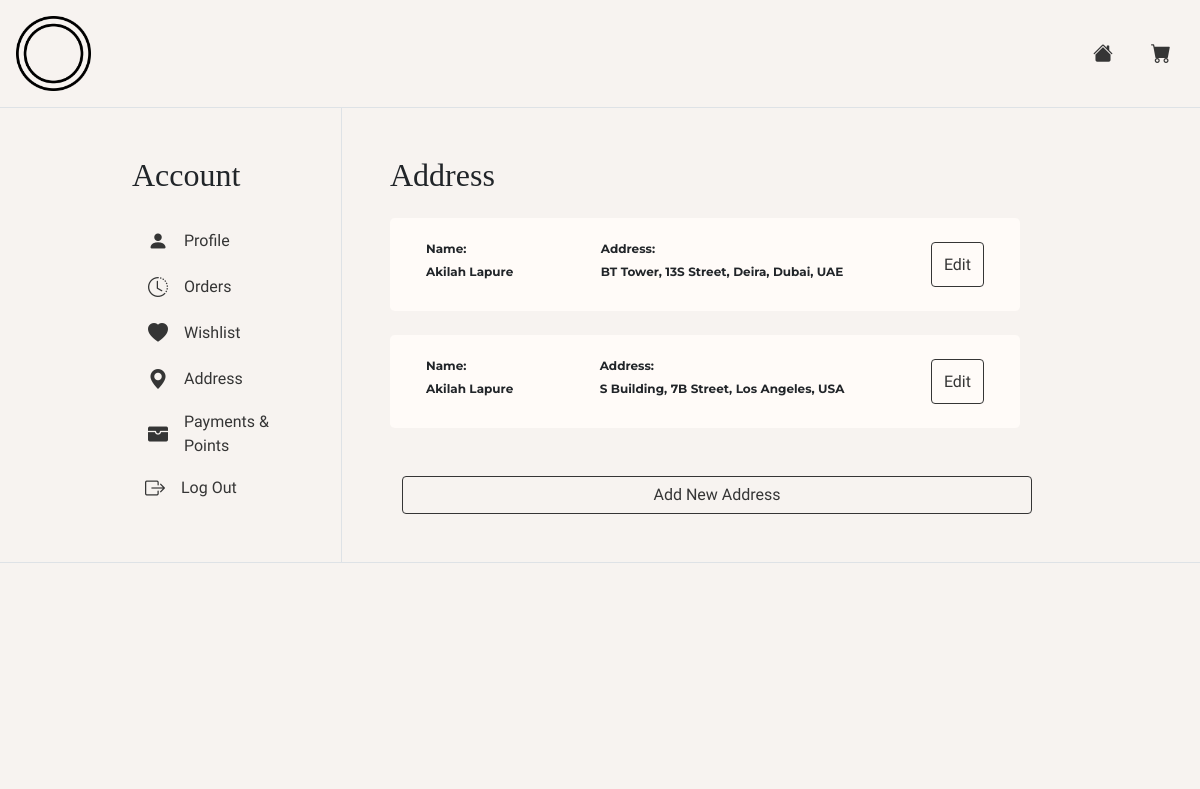
The app's page /sub_pages/account/account-address.php (signed in), older data.
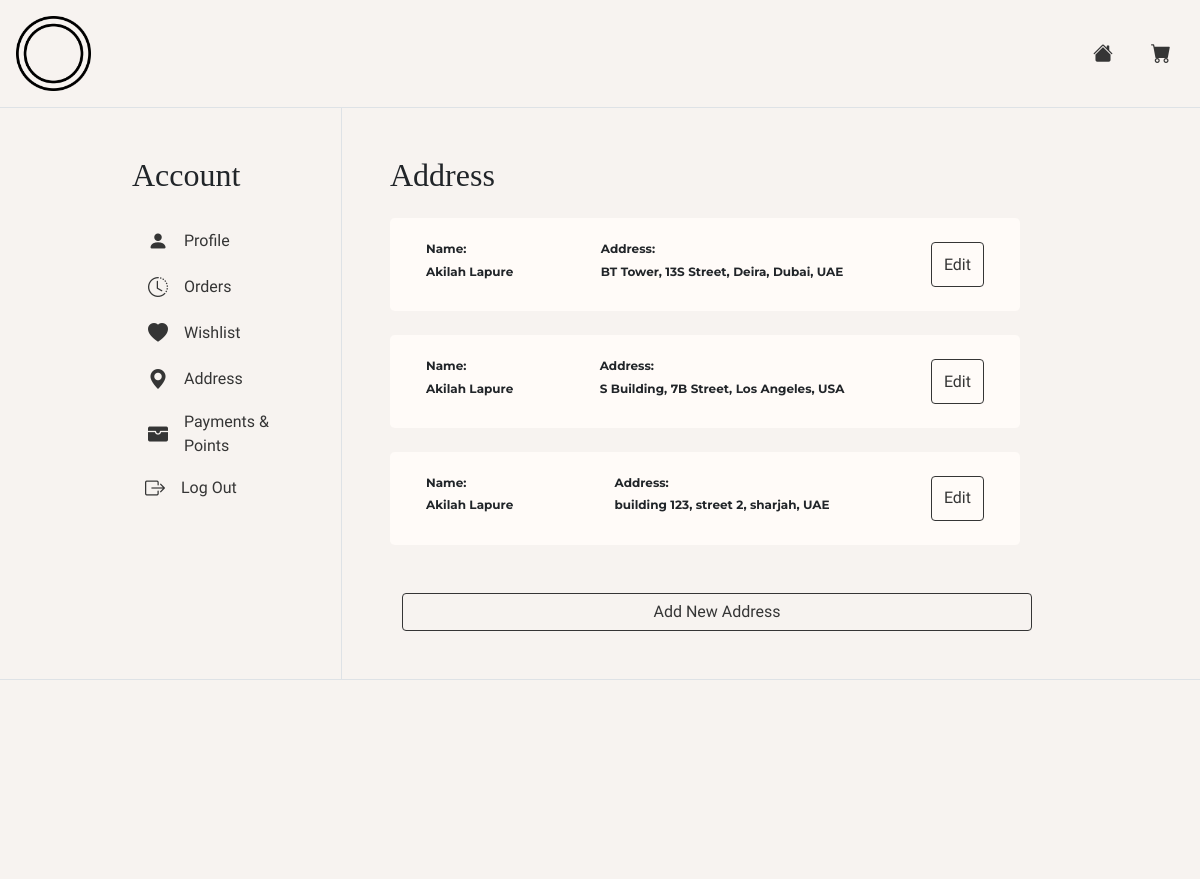
The same page, newer data.
### tables this page shows
CREATE TABLE IF NOT EXISTS `addresses` (
  `id` int(11) NOT NULL AUTO_INCREMENT,
  `user_id` int(11) NOT NULL,
  `building` varchar(100) NOT NULL,
  `street` varchar(100) NOT NULL,
  `city` varchar(100) NOT NULL,
  `country` varchar(100) NOT NULL,
  PRIMARY KEY (`id`),
  KEY `user_address_fk` (`user_id`)
);

CREATE TABLE IF NOT EXISTS `users` (
  `id` int(11) NOT NULL AUTO_INCREMENT,
  `username` varchar(100) NOT NULL,
  `encrypted_pass` varchar(100) NOT NULL,
  `first_name` varchar(25) NOT NULL,
  `last_name` varchar(25) NOT NULL,
  `gender` varchar(100) NOT NULL,
  `age_range` varchar(100) NOT NULL,
  `email` varchar(50) NOT NULL,
  `skin_type` varchar(50) NOT NULL,
  `skin_concern` varchar(50) NOT NULL,
  `points` int(11) NOT NULL,
  `num_wishlist` int(11) NOT NULL,
  `registered_on` date NOT NULL,
  `profile_img` varchar(255) NOT NULL,
  PRIMARY KEY (`id`)
);

### includes/classes/User.php (the view, shortened to what this page needs)
<?php
    class User {
        private $user;
        private $connect;
        public function __construct($connect, $user){
            $this->connect = $connect;
            $userDetailsQuery = mysqli_query($connect, "SELECT * FROM users WHERE id='$user'");
            $this->user = mysqli_fetch_array($userDetailsQuery);
        }
        public function getFullName(){
            $fullname = $this->user['first_name'] ." ". $this->user['last_name'];
            return $fullname;
        }
        public function loadAddressList(){
            $addressString = "";
            $user = $this->user["id"];
            $query = mysqli_query($this->connect, "SELECT * FROM addresses WHERE user_id='$user'");
            while($addressData = mysqli_fetch_array($query)){
                $building = $addressData['building'];
                $street = $addressData['street'];
                $city = $addressData['city'];
                $country = $addressData['country'];
                $fullname = $this->getFullName();
                $addressString .= "
                <div class='row d-flex mb-4 p-4 rounded-3' style='background-color: #FFFBF8;'>
                    <div class='d-flex flex-row justify-content-between'>
                        <div>
                            <h5 class='fs-7 fw-bold'>Name:</h5>
                            <h5 class='fs-7 fw-bold'>$fullname</h5>
                        </div>
                        <div>
                            <h5 class='fs-7 fw-bold'>Address:</h5>
                            <h5 class='fs-7 fw-bold'>$building, $street, $city, $country</h5>
                        </div>
                        <button class='btn btn-outline-dark'><p class='m-0 p-0'>Edit</p></button>
                    </div>
                </div>";
            }
            echo $addressString;
        }
    }
?>

### includes/sub-header.php (shortened to what this page needs)
<?php require '../../includes/server.php';
    include("../../includes/classes/User.php");
    include("../../includes/classes/Cart.php");
    $userLoggedIn = $_SESSION['id'];
    $user_obj = new User($connect, $userLoggedIn);
?>
<!DOCTYPE html>
<html lang="en">
<head>
    <link rel="stylesheet" href="../../assets/styles/main.css">
    <link rel="stylesheet" href="https://cdn.jsdelivr.net/npm/bootstrap-icons@1.8.2/font/bootstrap-icons.css">
    <link rel="stylesheet" href="../../assets/styles/cart_checkout/cart_checkout.css">
</head>
<body>
    <header class="d-flex flex-wrap align-items-center justify-content-between p-3 border-bottom">
        <a class="">
            <img src="../../assets/images/website/logo/logo-placeholder.png"
                        alt="Minisize Logo" width="75">
        </a>
        <div class="d-flex flex-wrap justify-content-between">
            <a href="../../index.php" class="btn text-decoration-none link-dark pe-4"><i class="bi bi-house-fill fs-5"></i></a>
            <a href="../purchase/cart.php" class="btn text-decoration-none link-dark"><i class="bi bi-cart-fill fs-5"></i></a>
        </div>
    </header>

### sub_pages/account/account-nav.php
<?php require "../../includes/sub-header.php";
?>
    <div class="row" id="acc-body" style="padding-right: 6rem !important; padding-left: 6rem !important;" >
        <div class="col-3 p-5" style="border-right: 1px solid #dee2e6 !important;">
            <h2>Account</h2>
            <nav class="mt-4" id="side-nav">
                <ul class="nav flex-column">
                    <li class="nav-item">
                        <a href="account-profile.php" class="nav-link text-decoration-none link-dark d-flex align-items-center">
                        <i class="bi bi-person-fill fs-5 me-3"></i><p class="m-0 p-0">Profile</p></a></li>
                    <li class="nav-item"><a href="account-orders.php" class="nav-link text-decoration-none link-dark d-flex align-items-center">
                        <i class="bi bi-clock-history fs-5 me-3"></i><p class="m-0 p-0">Orders</p></a></li>
                    <li class="nav-item"><a href="account-wishlist.php" class="nav-link text-decoration-none link-dark d-flex align-items-center">
                        <i class="bi bi-heart-fill fs-5 me-3"></i><p class="m-0 p-0">Wishlist</p></a></li>
                    <li class="nav-item"><a href="account-address.php" class="nav-link text-decoration-none link-dark d-flex align-items-center">
                        <i class="bi bi-geo-alt-fill fs-5 me-3"></i><p class="m-0 p-0">Address</p></a></li>
                    <li class="nav-item"><a href="account-payment.php" class="nav-link text-decoration-none link-dark d-flex align-items-center">
                        <i class="bi bi-wallet-fill fs-5 me-3"></i><p class="m-0 p-0">Payments & Points</p></a></li>
                </ul>
            </nav>
            <button onclick="window.location.href='../../includes/handlers/logout-handler.php';" class="btn btn-link text-decoration-none link-dark d-flex align-items-center" type="button">
                <i class="bi bi-box-arrow-right fs-5 me-3"></i><p class="m-0 p-0">Log Out</p></button>
        </div>

### sub_pages/account/account-address.php
<?php
    require "account-nav.php";
?>
        <div id="account-page-content" class="col p-5">
            <h2>Address</h2>
            <div class="row container mt-4">
                <?php $user_obj -> loadAddressList();?>
                <button class="btn btn-outline-dark mt-4 w-100"><p class="m-0 p-0">Add New Address</p></button>
            </div>
        </div>
    </div>
<?php
    require "../../includes/sub-footer.php";
?>

### includes/sub-footer.php
    <div style="height:25vh; border-top: 1px solid #dee2e6 !important;">
    </div>
</body>
</html>

Row changes from the older to the newer data that the page shows:
added addresses: user.last_name "Akilah Lapure", building "building 123", street "street 2", city "sharjah", country "UAE"
